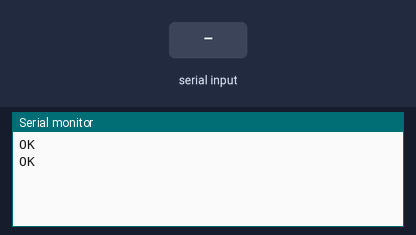
The sketch below on a simulated Arduino Zero (SAMD21). Parts: the last lines printed to the serial monitor. Inputs (shaded band) come from the test bench. The modem accepts every AT command (registered, SIM ready, sends succeed) and sends nothing else.

Above: at 2.3 s.
2.4 s: "1" received over the second serial link
At 3.4 s:
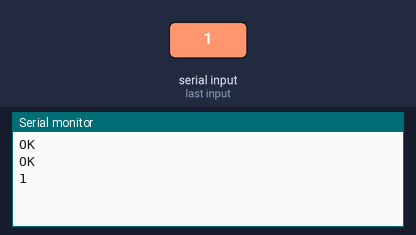
3.9 s: "0" received over the second serial link
At 4.5 s:
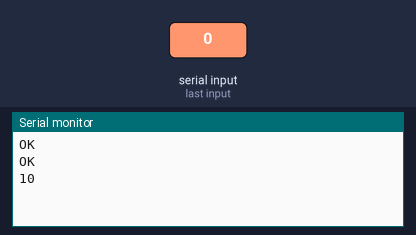

Measured:
- after the input at 2.4 s, the serial monitor: prints a new line at once (image 1)
- after the input at 3.9 s, the serial monitor: prints a new line at once (image 2)

The sketch:

test_esp8266.ino
```cpp
 #define reset_pin A0

void setup() {
  // put your setup code here, to run once:
  SerialUSB.begin(9600);
  Serial1.begin(115200);
  pinMode(reset_pin, OUTPUT);
  digitalWrite(reset_pin, LOW);
  delay(500);
  digitalWrite(reset_pin, HIGH);
  delay(500);
  Serial1.println("AT+CIPMUX=1");
  delay(100);
  Serial1.println("AT+CIPSERVER=1");
}

void loop() {
  // put your main code here, to run repeatedly:

  while(Serial1.available()>0){
    char n = Serial1.read();
    SerialUSB.print(n);
  }
  while(SerialUSB.available()>0){
    char n = SerialUSB.read();
    Serial1.print(n);
  }
  delay(1);
}
```
